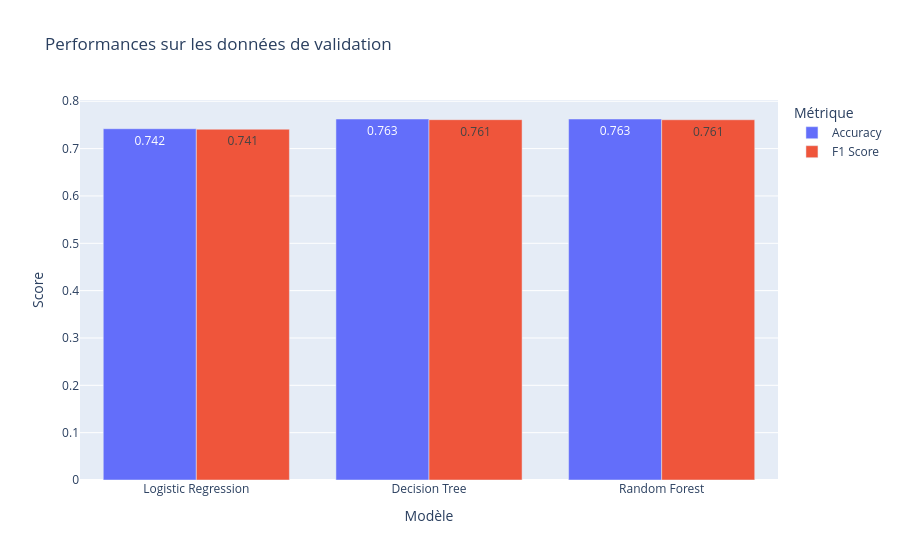

The notebook cell this image was saved under:
### Markdown cell above
### <font color = 'teal'>Comparaison des modèles</font>

### Code cell
resultats = pd.DataFrame({
    'Modèle': ['Logistic Regression', 'Decision Tree', 'Random Forest'],
    'Accuracy': [acc_lg, acc_dt, acc_rf],
    'F1 Score': [f1_lg, f1_dt, f1_rf]
})
fig = px.bar(resultats.melt(id_vars='Modèle', var_name='Métrique', value_name='Score'),
             x='Modèle', y='Score', color='Métrique', barmode='group', text_auto='.3f',
             title='Performances sur les données de validation')
fig.show()
resultats

### Figure 1 — Plotly figure (JSON) as saved in the notebook; plotly's stock layout.template omitted (floating-point values rounded to 4 significant figures)
{"data": [{"alignmentgroup": "True", "hovertemplate": "Métrique=Accuracy<br>Modèle=%{x}<br>Score=%{y}<extra></extra>", "legendgroup": "Accuracy", "marker": {"color": "#636efa", "pattern": {"shape": ""}}, "name": "Accuracy", "offsetgroup": "Accuracy", "orientation": "v", "showlegend": true, "textposition": "auto", "texttemplate": "%{y:.3f}", "type": "bar", "x": ["Logistic Regression", "Decision Tree", "Random Forest"], "xaxis": "x", "y": [0.742, 0.7626, 0.7626], "yaxis": "y"}, {"alignmentgroup": "True", "hovertemplate": "Métrique=F1 Score<br>Modèle=%{x}<br>Score=%{y}<extra></extra>", "legendgroup": "F1 Score", "marker": {"color": "#EF553B", "pattern": {"shape": ""}}, "name": "F1 Score", "offsetgroup": "F1 Score", "orientation": "v", "showlegend": true, "textposition": "auto", "texttemplate": "%{y:.3f}", "type": "bar", "x": ["Logistic Regression", "Decision Tree", "Random Forest"], "xaxis": "x", "y": [0.741, 0.7611, 0.7609], "yaxis": "y"}], "layout": {"barmode": "group", "legend": {"title": {"text": "Métrique"}, "tracegroupgap": 0}, "title": {"text": "Performances sur les données de validation"}, "xaxis": {"anchor": "y", "domain": [0.0, 1.0], "title": {"text": "Modèle"}}, "yaxis": {"anchor": "x", "domain": [0.0, 1.0], "title": {"text": "Score"}}}}
